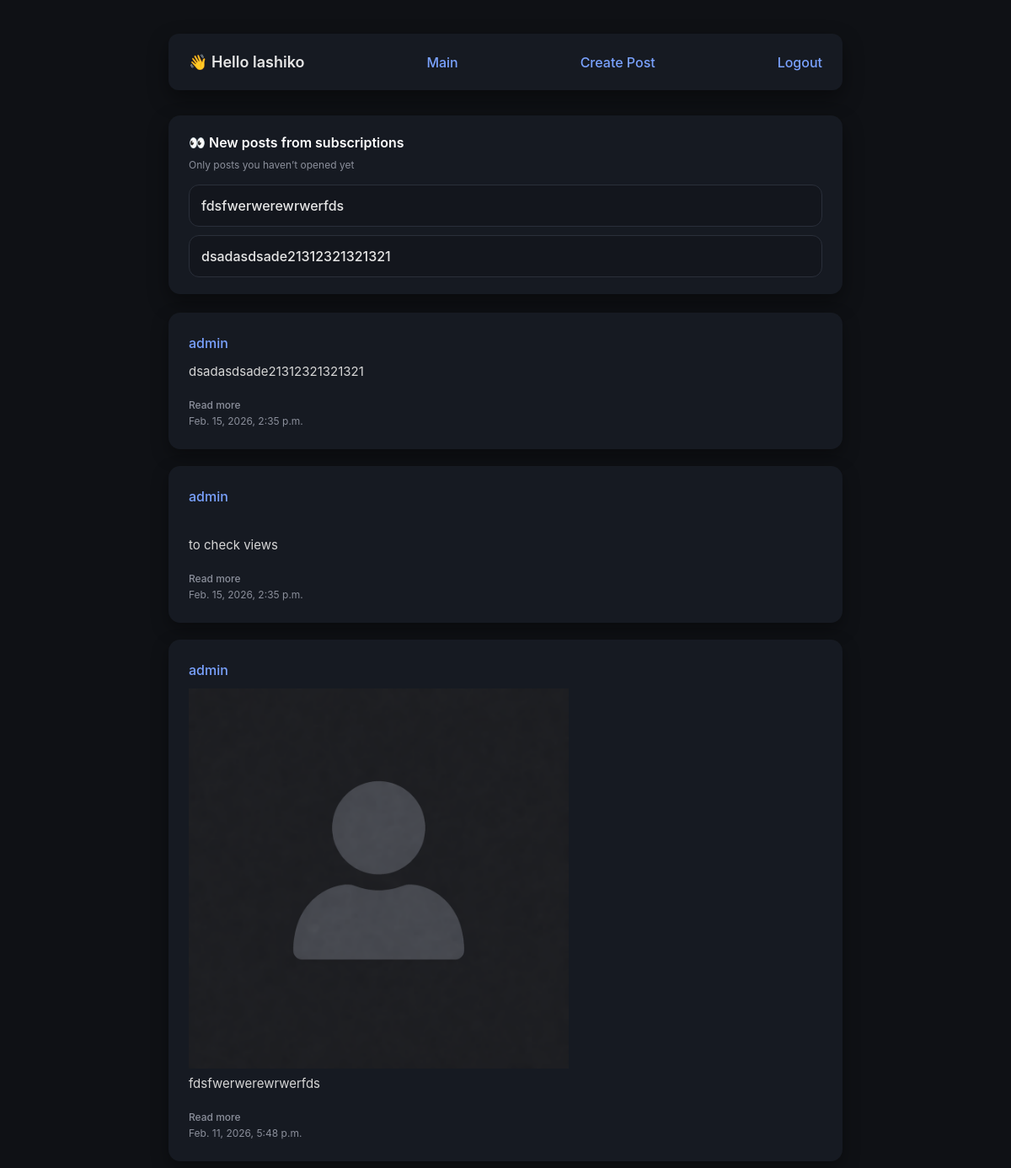
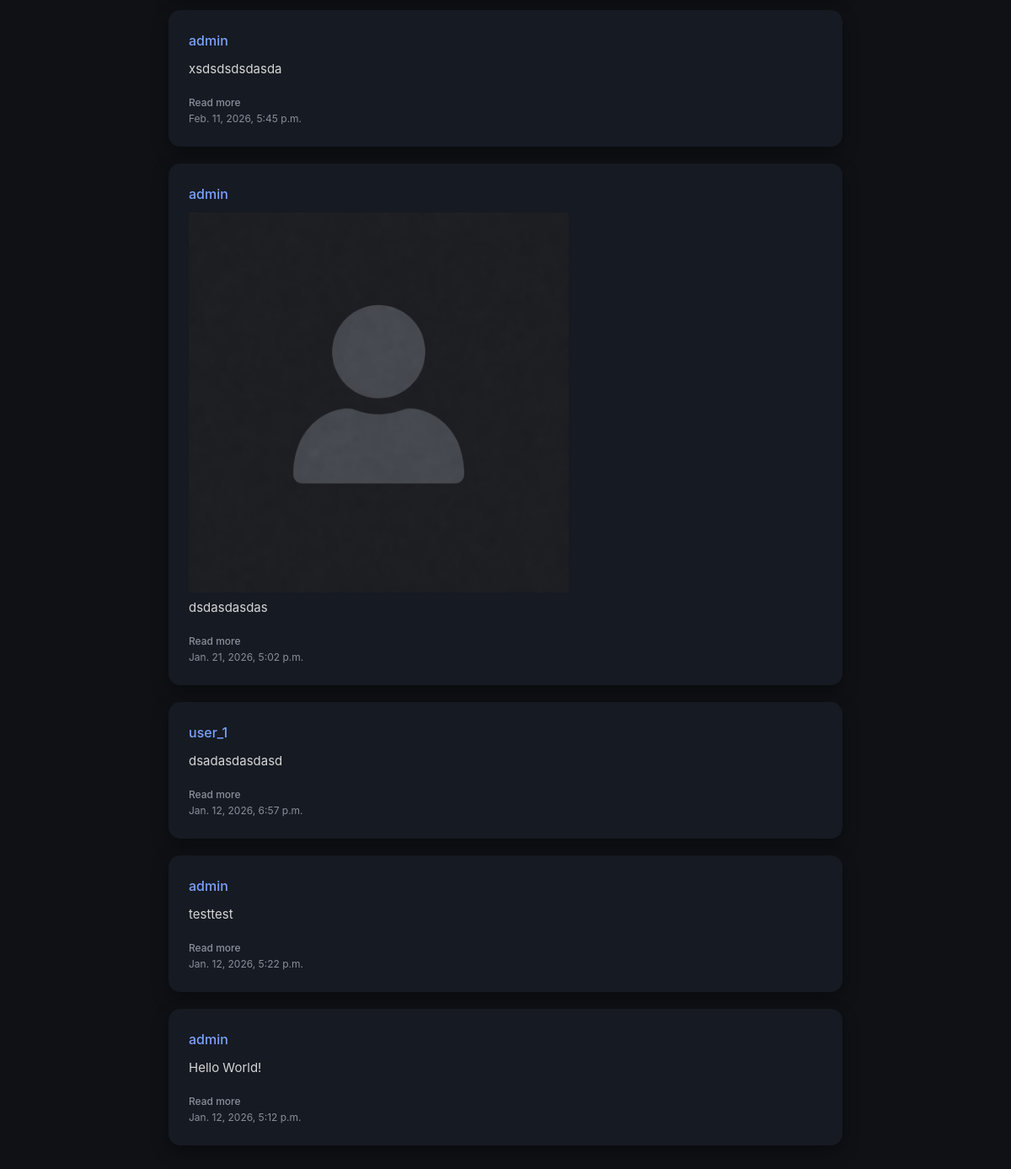
Screenshot of / (signed in) with the database file from the repository (2 pictures, top to bottom).
### blog/models.py (models this page shows, shortened)
class Post(models.Model):
    text = models.TextField()
    author = models.ForeignKey(user_model, on_delete=models.CASCADE)
    time_date = models.DateTimeField(auto_now_add=True)
    file = models.FileField(upload_to="photos/", blank=True, null=True)

### blog/views.py (the view)
# urls.py: path('', main),
def main(request):
    all_sub = Subscriptions.objects.filter(follower=request.user)
    unviewed_posts = []
    for sub in all_sub:
        sub_posts = Post.objects.filter(author=sub.page_user)
        for sub_post in sub_posts:
            if not Views.objects.filter(post = sub_post, follower=request.user).exists():
                unviewed_posts.append(sub_post)
    context = {
        'posts': Post.objects.all().order_by("-pk"),
        'unviewed_post': unviewed_posts,
    }
    return  render(request, 'main.html', context)

### templates/main.html (shortened to what this page needs)
{% extends 'parts/base_main.html' %}
{% block content %}
    <div class="header">
        {% if user.is_authenticated %}
            <h3>👋 Hello {{ user.username }}</h3>
            <a href="/">Main</a>
            <a href="/user/create_post">Create Post</a>
            <a href="/logout/">Logout</a>
        {% else %}
            <a href="/main/">Main</a>
            <a href="/login/">Login</a>
            <a href="/logout/">Logout</a>
        {% endif %}
    </div>
{% if user.is_authenticated and unviewed_post %}
    <div class="unviewed-box">
        <div class="unviewed-title">👀 New posts from subscriptions</div>
        <div class="unviewed-subtitle">Only posts you haven’t opened yet</div>
        <div class="unviewed-list">
            {% for unviewed_post in unviewed_post %}
                <a class="unviewed-item" href="/post/{{ unviewed_post.pk }}">
                    {{ unviewed_post.text|truncatechars:80 }}
                </a>
            {% endfor %}
        </div>
    </div>
{% endif %}
    {% for post in posts %}
        <div class="post">
            <div class="post-author"><a href="/user/{{post.author.pk}}">{{ post.author.username }}</a></div>
            {% if post.file %}
                <img src="{{ post.file.url }}" alt="" width="60%">
            {% endif %}
            <div class="post-text">{{ post.text }}</div>
            <a class="post-date" href="/post/{{post.pk}}">Read more</a>
            <div class="post-date">{{ post.time_date }}</div>
        </div>
{% endfor %}
{% endblock %}

### templates/parts/base_main.html (style rules this page uses)
* { box-sizing: border-box; margin: 0; padding: 0; font-family: -apple-system, BlinkMacSystemFont, "Segoe UI", Roboto, sans-serif; }
body { background-color: #0f1115; color: #e6e6e6; padding: 40px; line-height: 1.5; }
a { color: #7aa2ff; text-decoration: none; font-weight: 500; }
.header { background: #161a22; border-radius: 12px; padding: 20px 24px; margin-bottom: 30px; display: flex; justify-content: space-between; align-items: center; box-shadow: 0 10px 25px rgba(0,0,0,0.4); }
.header h3 { font-size: 18px; font-weight: 600; }
.unviewed-box { background: #161a22; border-radius: 14px; padding: 20px 24px; margin-bottom: 22px; box-shadow: 0 10px 25px rgba(0,0,0,0.4); }
.unviewed-title { font-size: 16px; font-weight: 600; color: #ffffff; margin-bottom: 12px; }
.unviewed-subtitle { font-size: 12px; color: #8b8f9b; margin-top: -6px; margin-bottom: 14px; }
.unviewed-list { display: flex; flex-direction: column; gap: 10px; }
.unviewed-item { display: block; padding: 12px 14px; border-radius: 12px; border: 1px solid #2a2f3a; background: rgba(15, 17, 21, 0.35); color: #e6e6e6; font-weight: 500; text-decoration: none; transition: transform 0.2s ease, box-shadow 0.2s ease, border-color 0.2s ease; }
.post { background: #161a22; border-radius: 14px; padding: 24px; margin-bottom: 20px; box-shadow: 0 8px 20px rgba(0,0,0,0.35); transition: transform 0.2s ease, box-shadow 0.2s ease; }
.post-author { font-size: 16px; font-weight: 600; color: #ffffff; margin-bottom: 10px; }
.post-text { font-size: 15px; line-height: 1.6; color: #d6d6d6; margin-bottom: 14px; }
.post-date { font-size: 12px; color: #8b8f9b; }

### rows the page displays
Post: text "fdsfwerwerewrwerfds", author.username "admin", file (picture), time_date "Feb. 11, 2026, 5:48 p.m."
Post: text "dsadasdsade21312321321321", author.username "admin", time_date "Feb. 15, 2026, 2:35 p.m."
Post: author.username "admin", text "to check views", time_date "Feb. 15, 2026, 2:35 p.m."
Post: author.username "admin", text "xsdsdsdsdasda", time_date "Feb. 11, 2026, 5:45 p.m."
Post: author.username "admin", file (picture), text "dsdasdasdas", time_date "Jan. 21, 2026, 5:02 p.m."
Post: author.username "user_1", text "dsadasdasdasd", time_date "Jan. 12, 2026, 6:57 p.m."
Post: author.username "admin", text "testtest", time_date "Jan. 12, 2026, 5:22 p.m."
Post: author.username "admin", text "Hello World!", time_date "Jan. 12, 2026, 5:12 p.m."

### other values shown
{{ user.username }} "lashiko"
